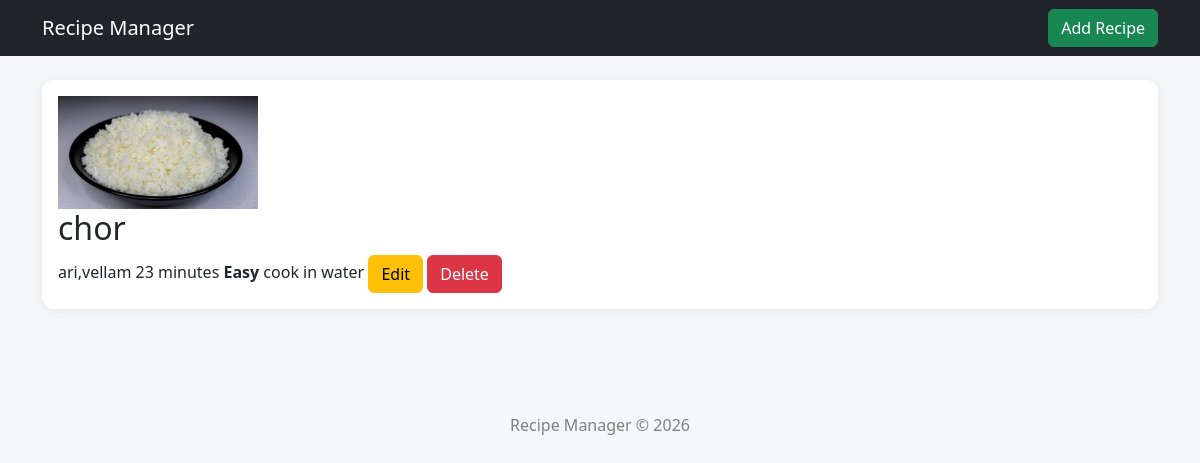
/recipe_details/18/, run on the app's committed database.
### recipes/models.py (models this page shows, shortened)
class Recipe(models.Model):
  name =  models.CharField(max_length=100,unique=True)
  ingredients = models.TextField()
  cooking_time = models.PositiveIntegerField()
  difficulty_level =  models.CharField(max_length=10,choices=DIFFICULTY_CHOICES)
  instructions =  models.TextField()
  image =  models.ImageField(
    upload_to='recipes/',
    blank=True,
    null=True
  )

### recipes/views.py (the view)
# urls.py: path('recipe_details/<int:id>/',views.recipe_details, name ='recipe_details'),
def recipe_details(request,id):
  recipe = Recipe.objects.get(id=id)
  context = {
    'recipe':recipe
  }
  return render(request,'recipe_details.html',context)

### templates/recipe_details.html
{% extends 'base.html' %}
{% load static %}
{% block content %}
<div class="card">
<div class="card-body">
  {% if recipe.image %}
    <img src="{{ recipe.image.url }}" alt="{{ recipe.name }}" class="recipe-image">
  {% else %}
    <img src="{% static 'images/whiterice-cooked.jpg' %}" alt="Static image" class="default_image">
  {% endif %}
  <h2>{{ recipe.name }}</h2>
  {{ recipe.ingredients }}
  {{ recipe.cooking_time }} minutes
  <b>{{ recipe.difficulty_level }}</b>
  {{ recipe.instructions }}
  <a href="{% url 'edit_recipe' recipe.id %}" class="btn btn-warning">Edit</a>
  <a href="{% url 'delete_recipe' recipe.id %}" class="btn btn-danger ">Delete</a>
</div>
</div>
{% endblock %}

### static/css/style.css (style rules this page uses)
body { background-color:#f5f7fa; }
.card { border:none; border-radius:12px; box-shadow:0 2px 10px rgba(0,0,0,.08); transition:.3s; }
.default_image { width: 200px; }

### data on the page
Recipe: name "chor", ingredients "ari,vellam", cooking_time "23", difficulty_level "Easy", instructions "cook in water"
